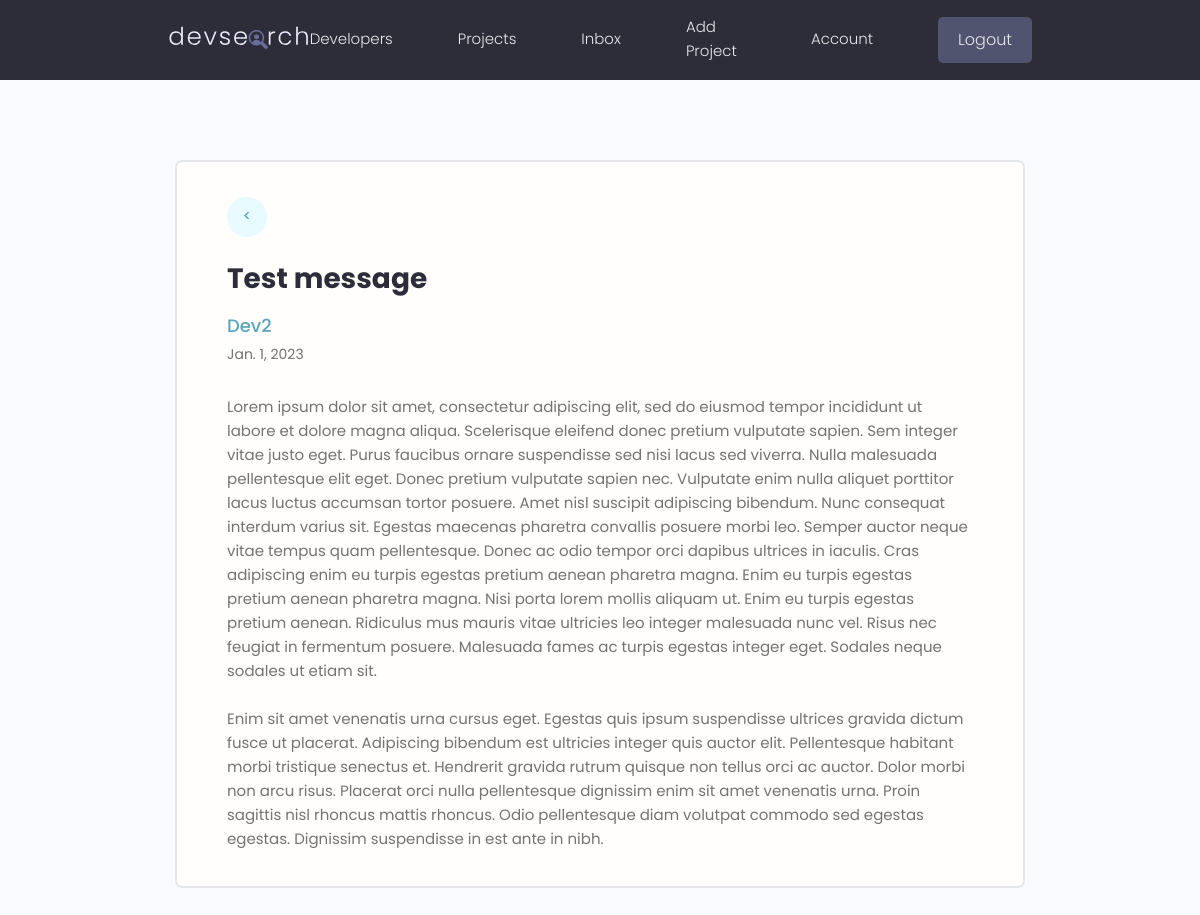
Page /message/53fcdb49-2c4b-45ed-9eb9-320f3e93a33c/ (signed in) on the earlier database version.
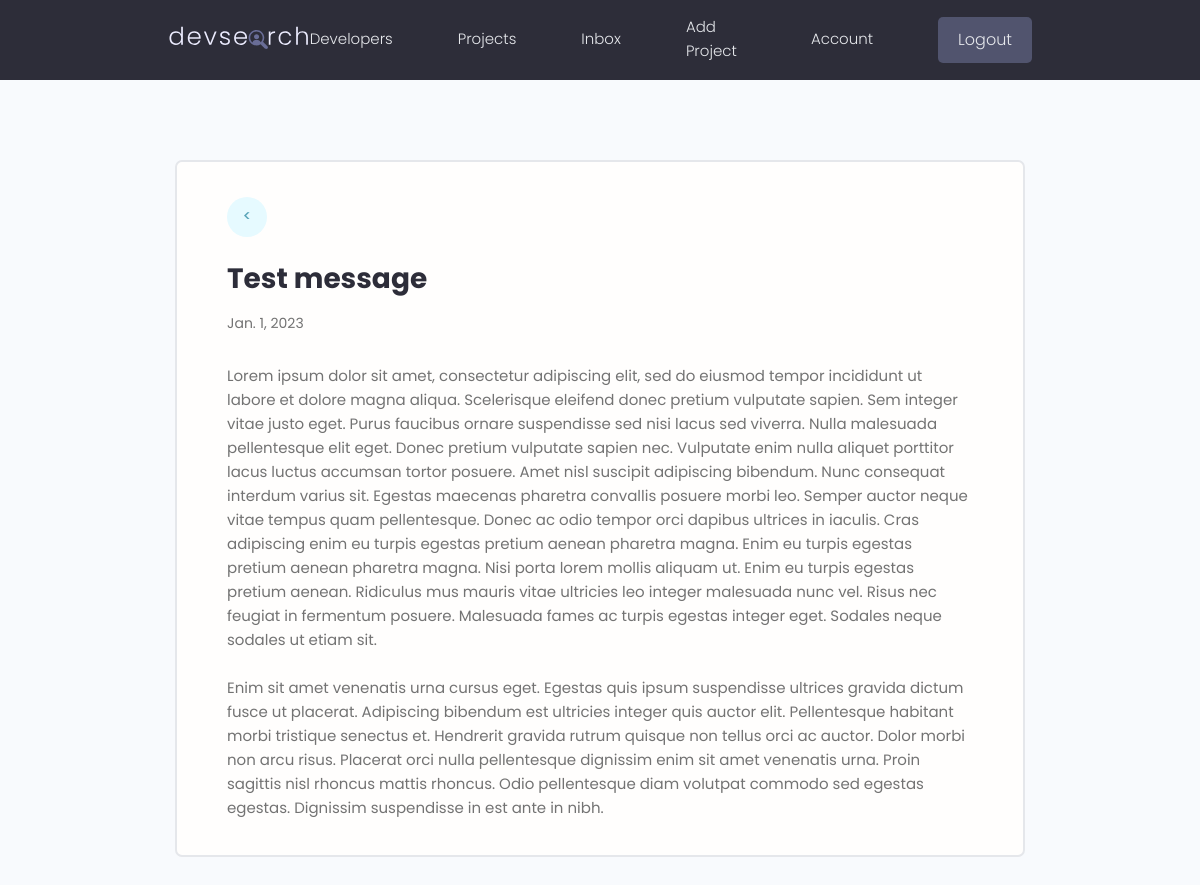
Same page on the later database version.
### users/models.py (models this page shows, shortened)
class Message(models.Model):
    sender = models.ForeignKey(Profile, null=True, blank=True, on_delete=models.SET_NULL)
    recipient = models.ForeignKey(Profile, null=True, blank=True, on_delete=models.SET_NULL, related_name="messages")
    name = models.CharField(max_length=200, null=True, blank=True)
    email = models.EmailField(max_length=200, null=True, blank=True)
    subject = models.CharField(max_length=200, null=True, blank=True)
    body = models.TextField()
    created = models.DateField(auto_now_add=True)
    is_read = models.BooleanField(default=False)
    id  = models.UUIDField(default=uuid.uuid4, unique=True, primary_key=True, editable=False)
    def __str__(self) -> str:
        return self.subject
    class Meta:
        ordering = ['is_read', '-created']

class Profile(models.Model):
    user = models.OneToOneField(User, on_delete=models.CASCADE, null=True, blank=True )
    first_name = models.CharField(max_length=100)
    last_name = models.CharField(max_length=100)
    username = models.CharField(max_length=80, null=True, blank=True)
    email = models.EmailField(max_length=80, null=True, blank=True)
    city = models.CharField(max_length=100)
    country = models.CharField(max_length=100)
    short_intro = models.CharField(max_length=200, blank=True, null=True)
    bio = models.TextField(blank=True, null=True)
    profile_image = models.ImageField(null=True, blank=True, upload_to='profile-pics/', default="profile-pics/user-default.png")
    social_github = models.CharField(max_length=200, blank=True, null=True)
    social_twitter = models.CharField(max_length=200, blank=True, null=True)
    social_linkedin = models.CharField(max_length=200, blank=True, null=True)
    social_youtube = models.CharField(max_length=200, blank=True, null=True)
    social_website = models.CharField(max_length=200, blank=True, null=True)
    created_date = models.DateTimeField(auto_now_add=True)
    id = models.UUIDField(default=uuid.uuid4, unique=True, primary_key=True, editable=False)
    def __str__(self):
        return str(self.username)
    class Meta:
        ordering = ['created_date']

### users/views.py (the view)
# urls.py: path('message/<str:pk>/', views.single_message, name='message'),
@login_required(login_url='login')
def single_message(request, pk):
    profile = request.user.profile
    messageRequest = profile.messages.get(id=pk)
    print(messageRequest)
    if not messageRequest.is_read:
        messageRequest.is_read = True
        messageRequest.save()
    context = {'messageRequest' : messageRequest}
    return render(request, 'users/message.html', context)

### users/templates/users/message.html
{% extends 'main.html' %}
{% block content %}
  <main class="messagePage my-xl">
    <div class="content-box">
      <div class="message">
        <a class="backButton" href="{% url 'inbox' %}">&#60</a>
        <h2 class="message__subject">{{messageRequest.subject}}</h4>
          {% if messageRequest.sender is not None %}
          <a href="{% url 'profile' messageRequest.sender.id %}" class="message__author">{{messageRequest.sender}}</a>
          {% endif %}
          <p class="message__date">{{messageRequest.created}}</p>
          <div class="message__body">
            {{messageRequest.body|linebreaksbr}}
          </div>
      </div>
    </div>
  </main>
{% endblock %}

Differences in the rows shown:
changed Message "Test message": sender "Dev2" → (not shown)
